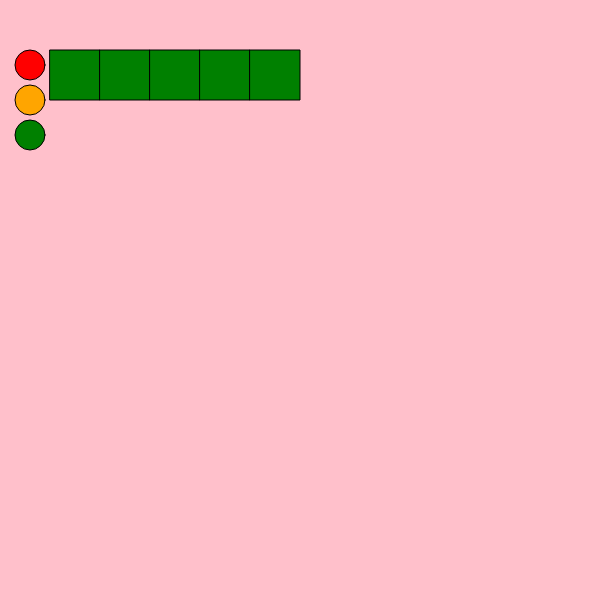
Frame 1 (no input)
Frame 60 (no input): identical to frame 1, image omitted
Frame 120 (the mouse pressed at the canvas centre since frame 60): identical to frame 1, image omitted

The p5.js sketch that drew this single still picture (run headless with seeded random() and noise() and a simulated clock; from frame 60 on, the mouse is pressed at the canvas centre):

// p5.js sketch
// ── sketch.js
function setup() {
  createCanvas(600, 600);
    for(let i = 5; i >= 0; i--){
    console.log(i)
  }
}







function draw() {
  background('pink');
  for(let i = 1; i <= 3; i++){
      if(i == 1){
    fill("red");
  }
  if(i == 2){
    fill("orange");
  }
  if(i == 3){
    fill("green");
  }
    circle(30, 30 + (i * 35),30);
}
let index = 0
while(index < 5){
rect(50 + (index * 50),50,50,50);
index++
}
}
